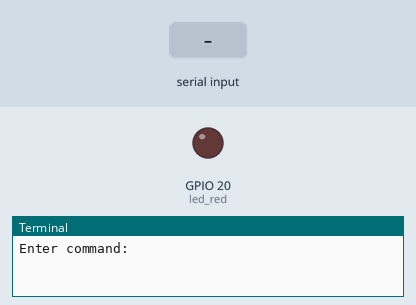
Recording of a program running on a simulated Raspberry Pi (BCM pin numbers). Parts: output pins drawn as LEDs (lit = HIGH), the last lines printed to the terminal. The test bench sets the inputs (shaded band).

Above: at 1.2 s.
1.3 s: "ON" typed at the terminal, then Enter
At 2.2 s:
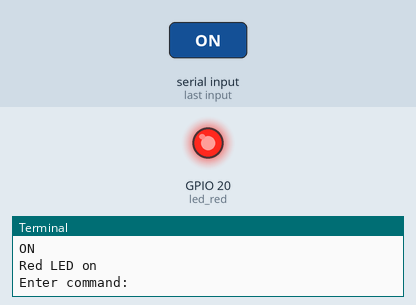
4.3 s: "OFF" typed at the terminal, then Enter
At 5.7 s:
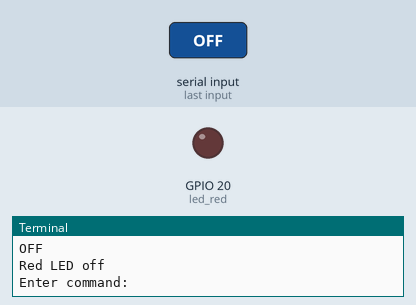
Timing chart, 0 to 7.3 s (numbered marks = the images above; inputs shaded):
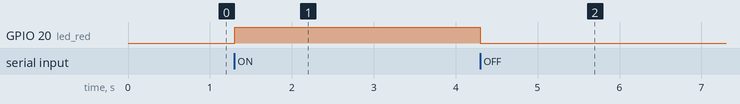

Measured:
- after the input at 1.3 s, GPIO 20 (led_red): LOW → HIGH at once
- after the input at 4.3 s, GPIO 20 (led_red): HIGH → LOW at once

The program:

led_chuoi.py
```python
from gpiozero import LED

led_red = LED(20)

while True:
    s = input("Enter command: ")
    if s in ["on","ON"]:
        print("Red LED on")
        led_red.on()
    elif s in ["off","OFF"]:
        print("Red LED off")
        led_red.off()
    elif s in ["q","quit"]:
        break
    else:
        print("Unknown command")
```
